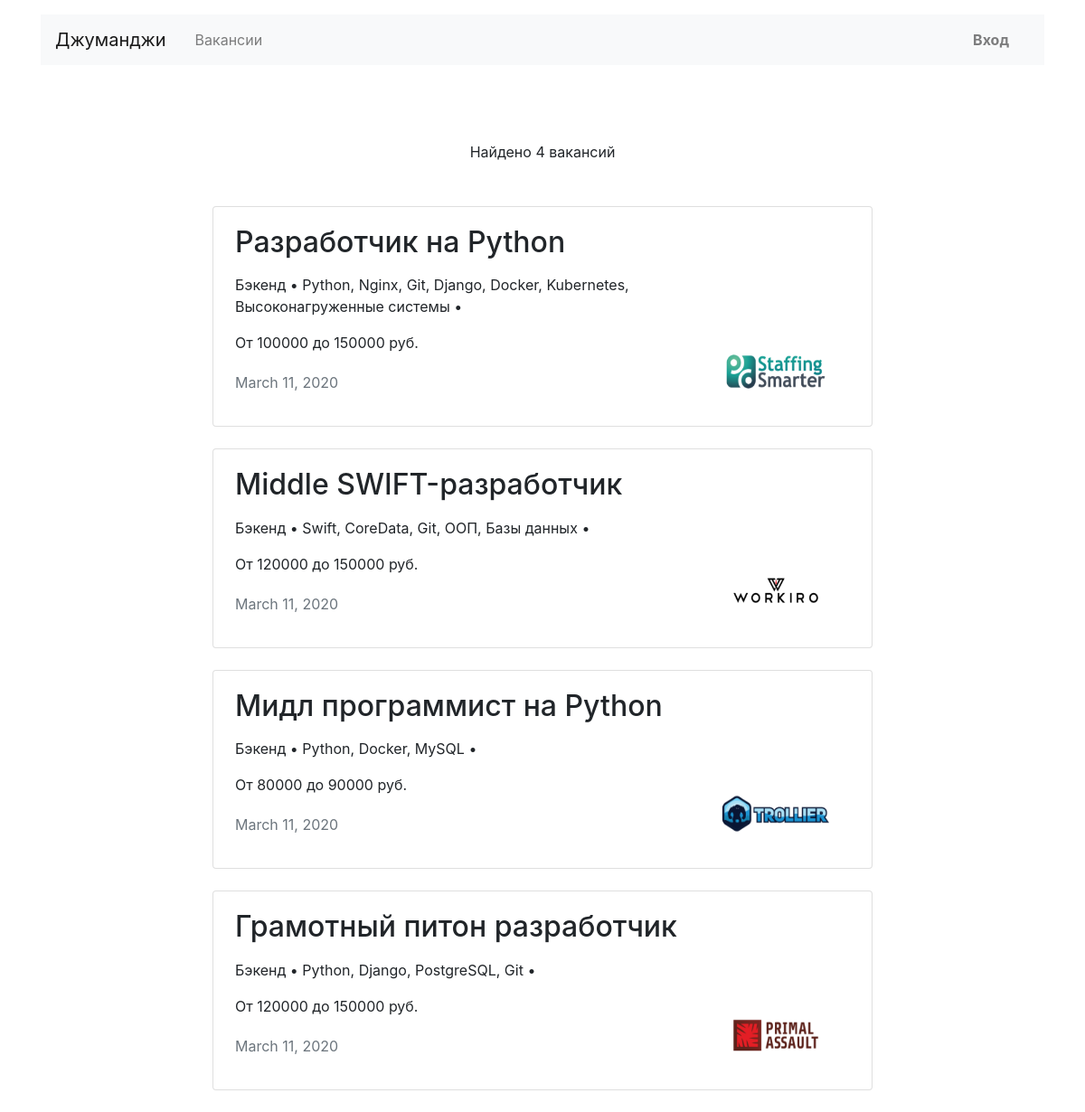
/vacancies/, run on an earlier commit of the app's database.
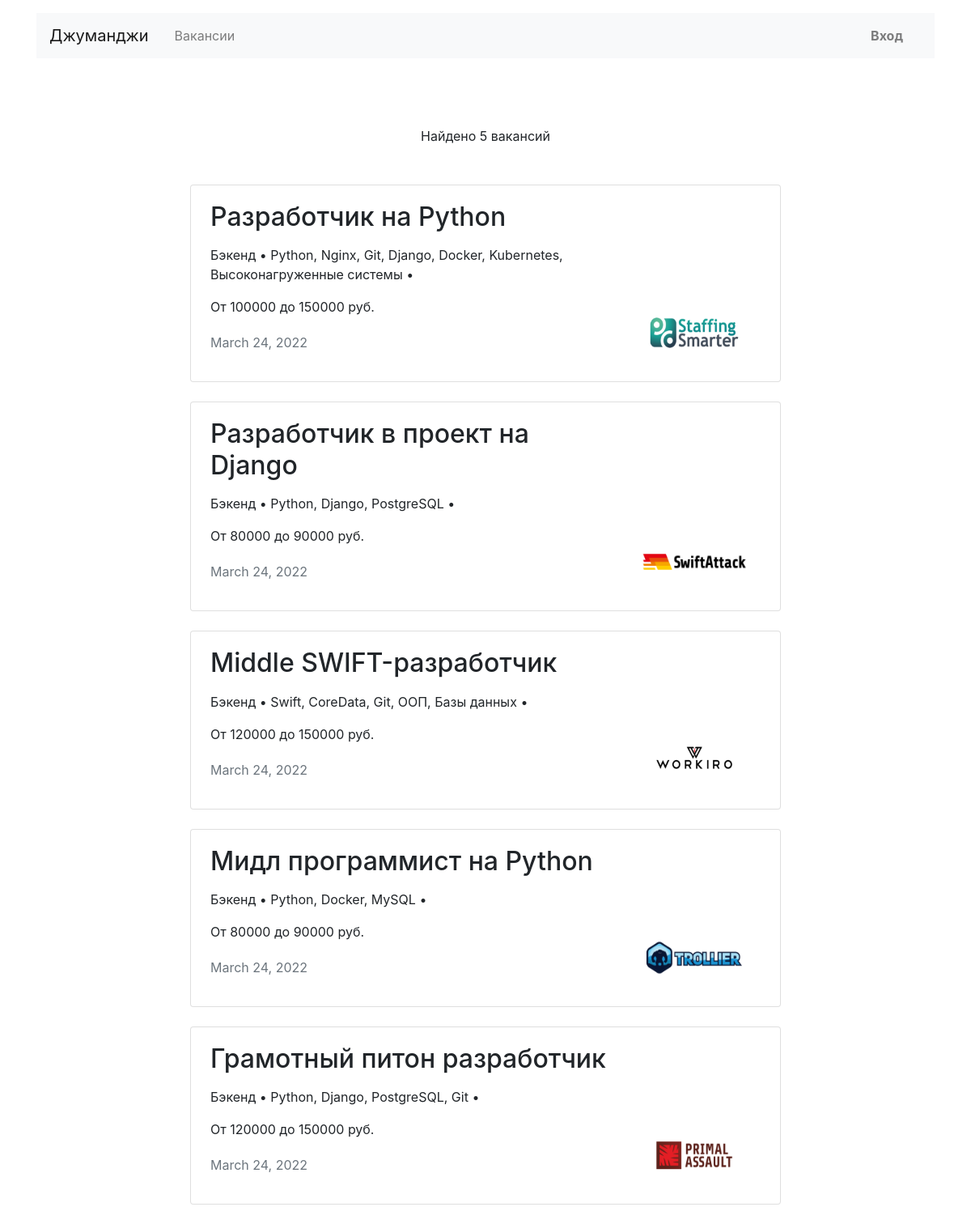
And on a later commit of the database.
### vacancies/models.py (models this page shows)
class Vacancy(models.Model):
    title = models.CharField(max_length=20)
    specialty = models.ForeignKey(Specialty, related_name="vacancies", on_delete=models.DO_NOTHING)
    company = models.ForeignKey(Company, related_name="vacancies", on_delete=models.DO_NOTHING)
    skills = models.CharField(max_length=50)
    description = models.TextField(max_length=100)
    salary_min = models.IntegerField()
    salary_max = models.IntegerField()
    published_at = models.DateField(auto_now_add=True)

class Specialty(models.Model):
    code = models.CharField(max_length=20)
    title = models.CharField(max_length=20)
    picture = models.ImageField(upload_to="MEDIA_SPECIALITY_IMAGE_DIR")

class Company(models.Model):
    name = models.CharField(max_length=20)
    location = models.CharField(max_length=20)
    logo = models.ImageField(upload_to="MEDIA_COMPANY_IMAGE_DIR", null=True)
    description = models.TextField(max_length=100)
    employee_count = models.IntegerField()
    owner = models.OneToOneField(User, null=True, on_delete=models.SET_NULL)

### vacancies/views.py (the view)
# urls.py: path('vacancies/', VacanciesListView.as_view(), name="all_vacancies"),
class VacanciesListView(ListView):
    model = Vacancy
    template_name = "public/vacancies.html"
    def get_context_data(self, *, object_list=None, **kwargs):
        context = super(VacanciesListView, self).get_context_data(**kwargs)
        count_vacan = Vacancy.objects.aggregate(vacancy_count=Count("id"))
        context["count_vacancy"] = count_vacan["vacancy_count"]
        return context

### vacancies/templates/public/vacancies.html (shortened to what this page needs)
{% extends "public/base.html" %}
{% block content %}
    <main class="container mt-3">
        <section>
            <h1 class="h1 text-center mx-auto mt-4 pt-5" style="font-size: 70px;">
                <strong>{{ speciality_title }}</strong></h1>
            <p class="text-center pt-1">Найдено {{ count_vacancy }} вакансий</p>
            <div class="row mt-5">
                <div class="col-12 col-lg-8 offset-lg-2 m-auto">
                    {% for vacancy in object_list %}
                        <div class="card mb-4">
                            <div class="card-body px-4">
                                <div class="row">
                                    <div class="col-12 col-md-8 col-lg-9">
                                        <h2 class="h2 pb-2">{{ vacancy.title }}</h2>
                                        <p>{{ vacancy.specialty.title }} • {{ vacancy.skills }} •</p>
                                        <p>От {{ vacancy.salary_min }} до {{ vacancy.salary_max }} руб.</p>
                                        <p class="text-muted pt-1">{{ vacancy.published_at }}</p>
                                    </div>
                                    <div class="col-12 col-md-4 col-lg-3 d-flex align-items-end">
                                        <a href="{% url 'single_vakancy' vacancy.id %}"><img src="{{ vacancy.company.logo.url }}" width="130" height="80" alt=""></a>
                                    </div>
                                </div>
                            </div>
                        </div>{% endfor %}
                </div>
            </div>
        </section>
    </main>
{% endblock content %}

### vacancies/templates/public/base.html (shortened to what this page needs)
<!DOCTYPE html>
<html lang="ru">
<head>
  <link rel="stylesheet" href="https://stackpath.bootstrapcdn.com/bootstrap/4.3.1/css/bootstrap.min.css">
</head>
<form method="post">
  <header class="container mt-3">
    <nav class="navbar navbar-expand-lg navbar-light bg-light">
      <a class="navbar-brand mr-4" href="{% url "main" %}">Джуманджи</a>
      <div class="collapse navbar-collapse justify-content-between" id="navbarNav">
        <ul class="navbar-nav col-10">
          <li class="nav-item">
            <a class="nav-link" href="{% url "all_vacancies" %}">Вакансии</a>
          </li>
        </ul>
        <ul class="navbar-nav col-2 justify-content-end">
          <li class="nav-item active">
            <div class="btn-group">
                {% if user.is_authenticated %}
              <button type="button" class="btn dropdown-toggle font-weight-bold" data-toggle="dropdown" aria-haspopup="true" aria-expanded="false">
                {{ user.first_name }} {{ user.last_name }}
              </button>
              <div class="dropdown-menu dropdown-menu-right mt-3">
                <a href="#" class="dropdown-item py-2">Профиль</a>
                <a href="#" class="dropdown-item py-2">Резюме</a>
                <a href="{% url 'my_company' %}" class="dropdown-item py-2">Компания</a>
                <a href="{% url "logout" %}" class="dropdown-item py-2">Выйти</a>
                  {% else %}
            <a href="{% url "login" %}" class="nav-link font-weight-bold">Вход</a>
                  {% endif %}
          </li>
        </ul>
      </div>
    </nav>
  </header>
{% block content %}
{% endblock content %}
</body>
</html>

What changed in the data, as far as the page shows it:
changed Vacancy "Разработчик на Python": published_at "March 11, 2020" → "March 24, 2022"
added Vacancy: title "Разработчик в проект на Django", specialty "Бэкенд", skills "Python, Django, PostgreSQL", salary_min "80000", salary_max "90000", published_at "March 24, 2022", company.logo (picture)
changed Vacancy "Middle SWIFT-разработчик": published_at "March 11, 2020" → "March 24, 2022"
changed Vacancy "Мидл программист на Python": published_at "March 11, 2020" → "March 24, 2022"
changed Vacancy "Грамотный питон разработчик": published_at "March 11, 2020" → "March 24, 2022"
Also different on the page:
{{ count_vacancy }}: "4" → "5"
